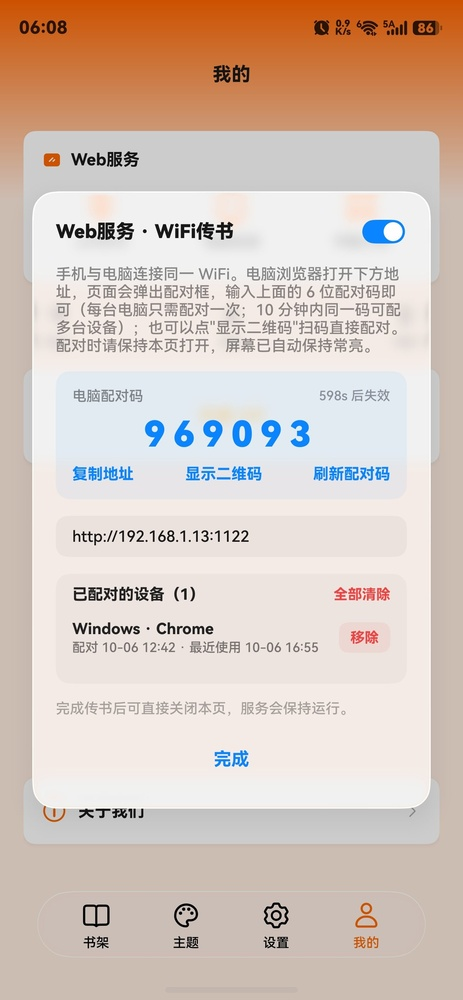
#> input picture promo/src/01_wifi.jpg, 463 x 1000 px, shrunk from 1320 x 2848 before the run
$ python _island.py ../src/01_wifi.jpg
#> lines starting #> are read from the running program, lines starting #| are printed output that depends on the picture; after the words box and inside, x2 and y2 are one past the last pixel; in counts of white or black regions, pixels touching at a corner belong together
# -*- coding: utf-8 -*-
"""量真机灵动岛（黑胶囊）的精确几何，用于让机框里的假岛精确覆盖它。"""
import sys

import numpy as np
from PIL import Image

try:
    sys.stdout.reconfigure(encoding='utf-8')
except Exception:
    pass

p = sys.argv[1] if len(sys.argv) > 1 else r'promo\video\_f06.png'
im = Image.open(p).convert('RGB')
#> im is the input picture: PIL image 463x1000 RGB; mean R, G, B 214.5, 198.2, 188.1
a = np.asarray(im).astype(np.int32)
H, W, _ = a.shape
#> H = 1000; W = 463
print(f'frame {W}x{H}')
#| frame 463x1000

# 黑胶囊：亮度 < 40 且横向连成一片
lum = a.mean(axis=2)
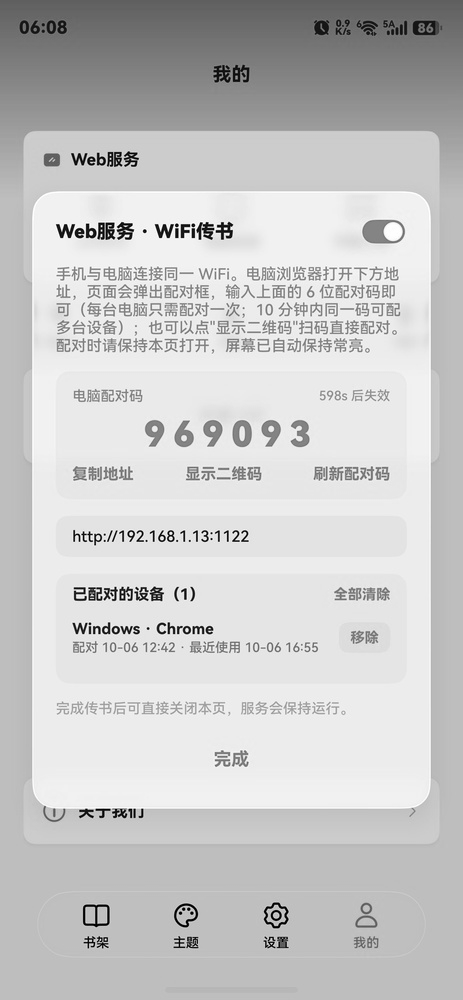
#> lum: shape (1000, 463) float64; min 0, max 255, mean 200.3
dark = lum < 40
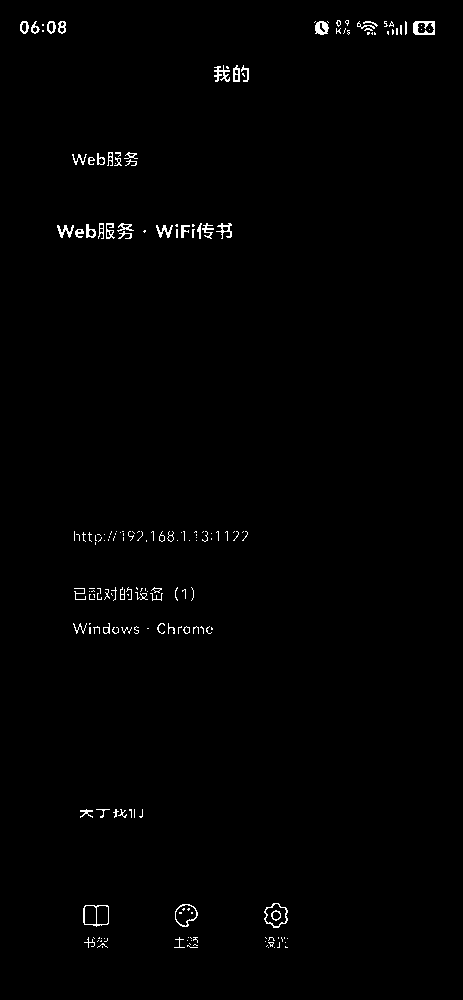
#> dark: shape (1000, 463) bool; 0.87% white in thin lines or dots, all inside (x1, y1, x2, y2) = (20, 20, 435, 948)

best = None
for y in range(0, 300):
    xs = np.where(dark[y])[0]
    if len(xs) < W * 0.15:
        continue
    # 找最长连续段
    runs = []
    s = xs[0]
    prev = xs[0]
    for x in xs[1:]:
        if x - prev > 3:
            runs.append((s, prev))
            s = x
        prev = x
    runs.append((s, prev))
    x0, x1 = max(runs, key=lambda r: r[1] - r[0])
    if x1 - x0 < W * 0.2:
        continue
    if best is None:
        best = [y, y, x0, x1]
    best[1] = y
    best[2] = min(best[2], x0)
    best[3] = max(best[3], x1)
#> this loop made 300 passes
#> (x0, x1) on passes 23, 26: (414, 434), (315, 327)

#> (the run stopped early here; a loop or call above may not have finished)

$ run again, on promo/src/02_shelf_new.jpg
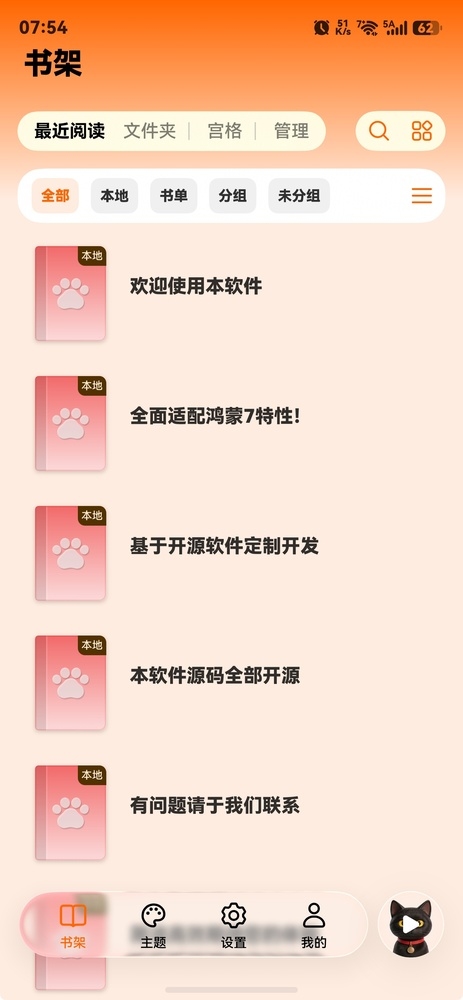
#> input picture promo/src/02_shelf_new.jpg, 463 x 1000 px, shrunk from 1320 x 2848 before the run
#> im is the input picture: PIL image 463x1000 RGB; mean R, G, B 243.9, 212.1, 193.9
#| frame 463x1000
#> `lum = a.mean(axis=2)`:
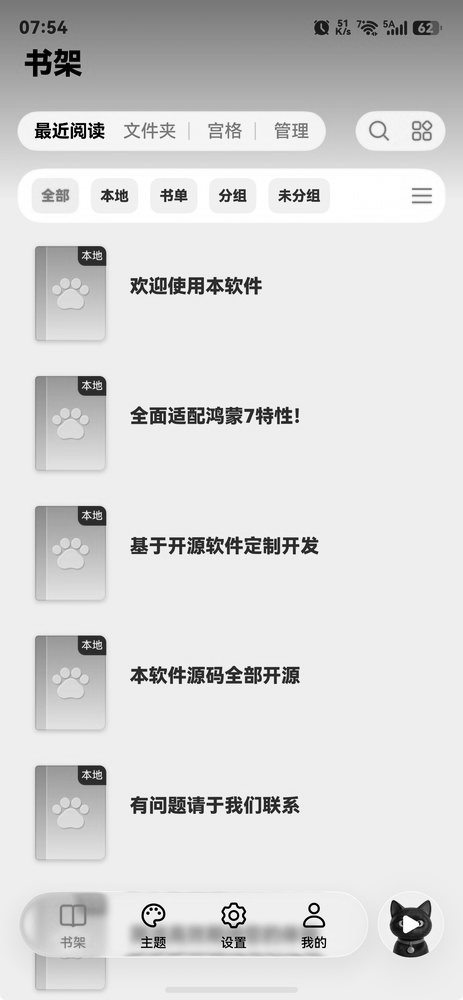
#> lum: shape (1000, 463) float64; min 0, max 255, mean 216.6
#> `dark = lum < 40`:
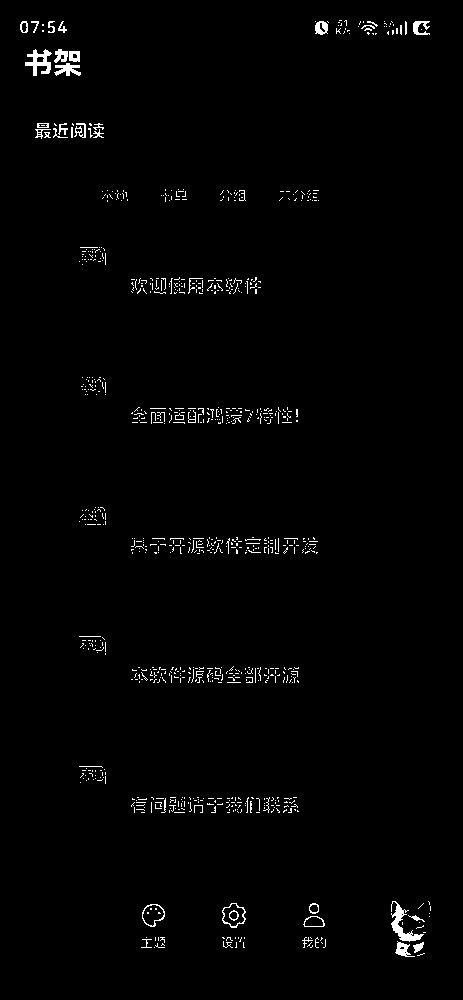
#> dark: shape (1000, 463) bool; 1.4% white in thin lines or dots, all inside (x1, y1, x2, y2) = (20, 20, 431, 957)
#> the loop `for y in range(0, 300):` made 300 passes
#> xs on passes 21, 50, 51: [339, 340, 341, 345, 346], [35, 45, 58, 59, 60, 61], [33, 34, 35, 36, 44, 45, 46, 47, 58, 59, 60, 61]

$ run again, on promo/src/03_material.jpg
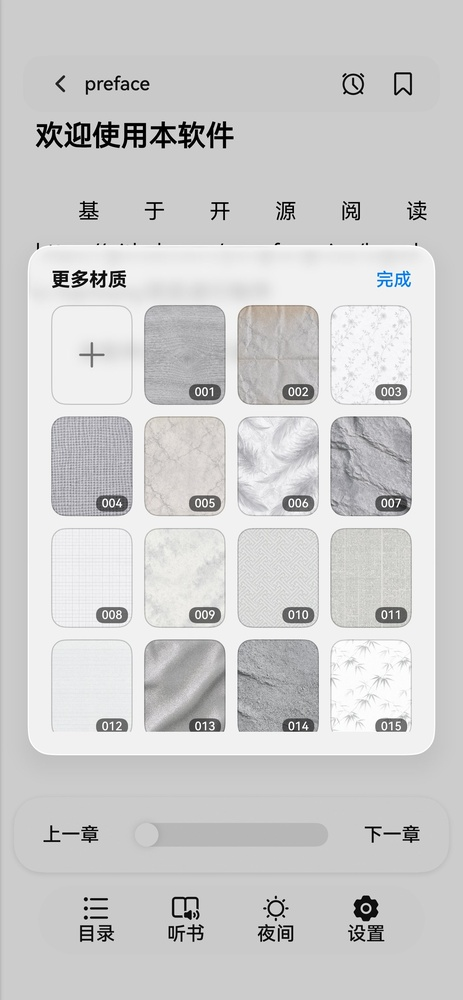
#> input picture promo/src/03_material.jpg, 463 x 1000 px, shrunk from 1320 x 2848 before the run
#> im is the input picture: PIL image 463x1000 RGB; mean R, G, B 205.8, 205.7, 205.9
#| frame 463x1000
#> `dark = lum < 40`:
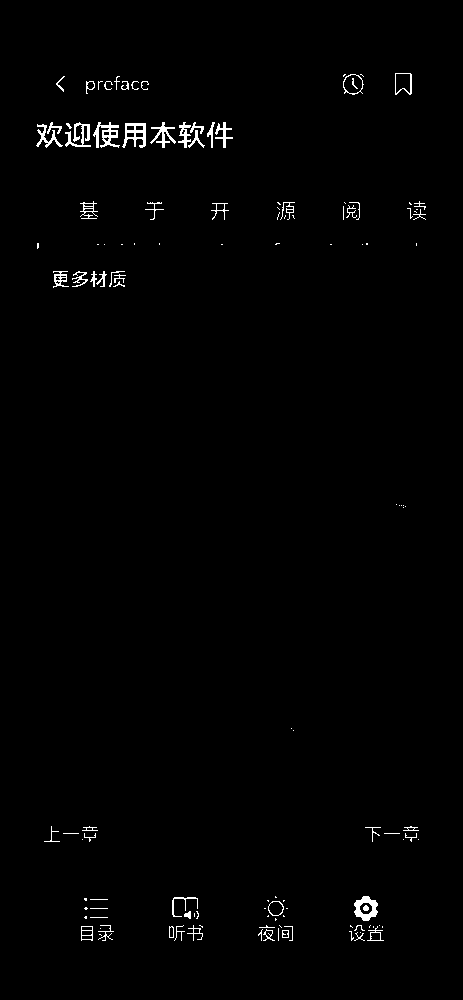
#> dark: shape (1000, 463) bool; 1% white in thin lines or dots, all inside (x1, y1, x2, y2) = (36, 73, 426, 941)

$ run again, on promo/src/04_font.jpg
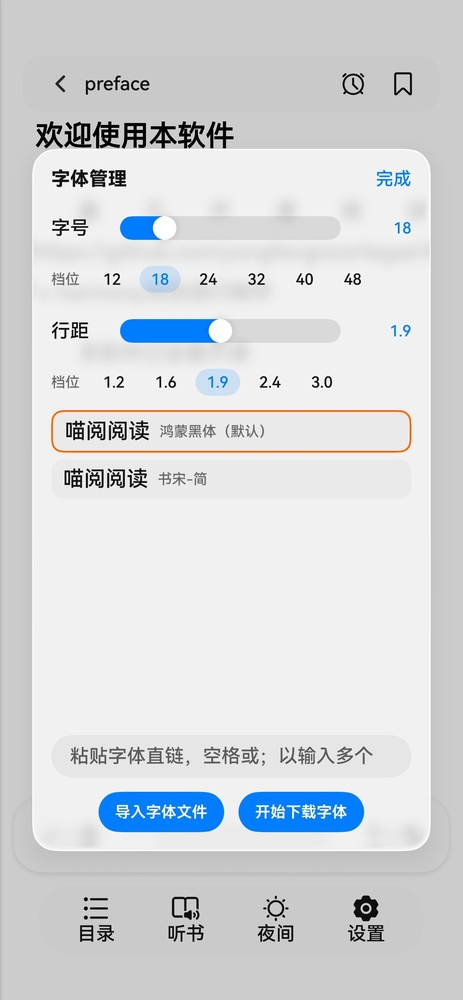
#> input picture promo/src/04_font.jpg, 463 x 1000 px, shrunk from 1320 x 2848 before the run
#> im is the input picture: PIL image 463x1000 RGB; mean R, G, B 213.2, 215.9, 218.8
#| frame 463x1000
#> `lum = a.mean(axis=2)`:
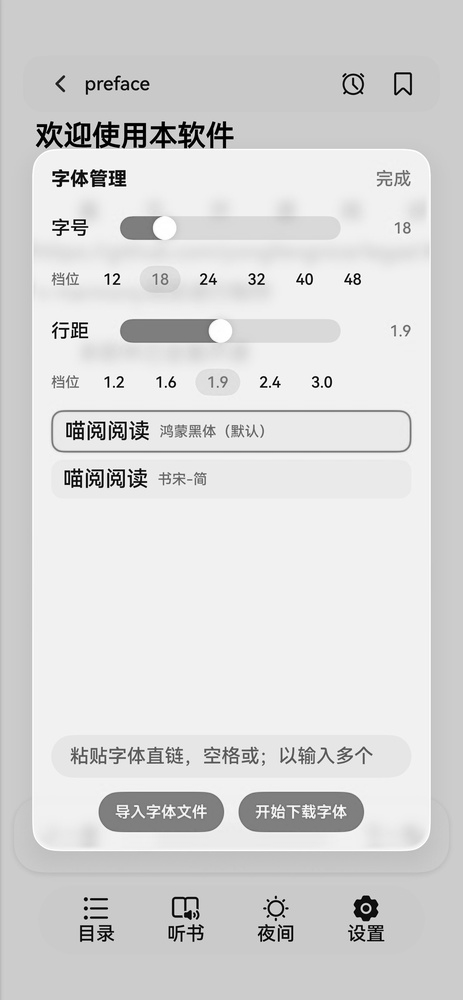
#> lum: shape (1000, 463) float64; min 0, max 255, mean 216
#> `dark = lum < 40`:
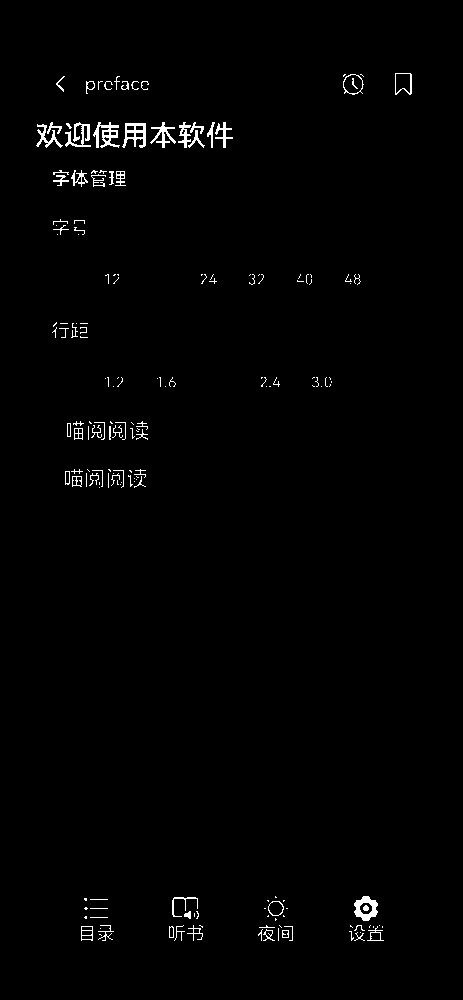
#> dark: shape (1000, 463) bool; 1.1% white in thin lines or dots, all inside (x1, y1, x2, y2) = (36, 73, 412, 941)
